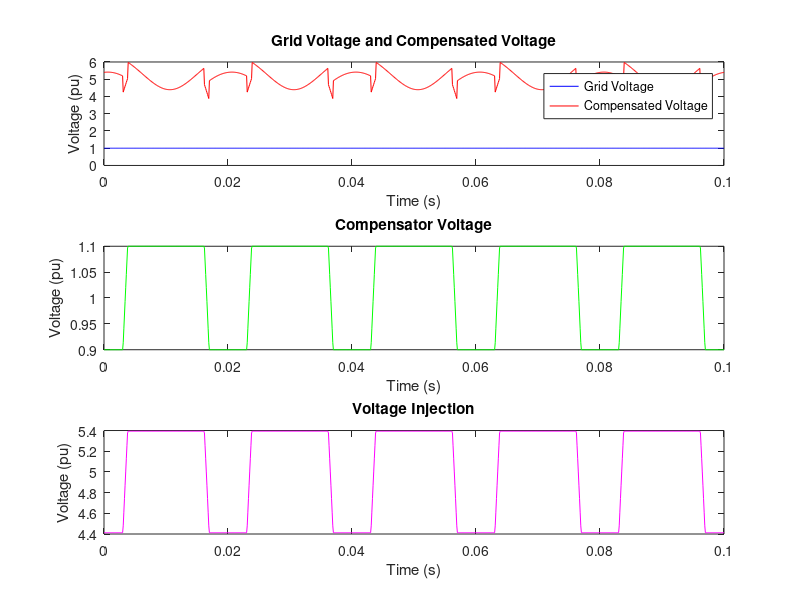

MATLAB code for this plot:
% SSSC Modeling and Application

% Parameters
Vt = 1;        % Terminal voltage (pu)
Zs = 0.02 + 0.1j;    % Series impedance (pu)
Vr = 0.95*Vt;  % Reference voltage (pu)
Xc = 0.1;      % Capacitive reactance (pu)
Xd = 0.6;      % Synchronous reactance (pu)
Xs = Xd - Xc;  % Series reactance (pu)
Vcmax = 1.1;   % Maximum compensator voltage (pu)
Vcmin = 0.9;   % Minimum compensator voltage (pu)

% Frequency
f = 50;        % System frequency (Hz)
w = 2*pi*f;    % Angular frequency (rad/s)

% Time
tStart = 0;    % Simulation start time (s)
tEnd = 0.1;    % Simulation end time (s)
tStep = 0.0001;    % Time step (s)
t = tStart:tStep:tEnd;  % Time vector

% Input Voltage
Vg = Vt*exp(1j*w*t);    % Grid voltage (pu)

% SSSC Compensation
Vc = Vr - Vg;    % Compensator voltage (pu)
Vc = max(min(Vc, Vcmax), Vcmin);    % Limit the compensator voltage (pu)

% SSSC Current
Is = Vc./Zs;    % Series current (pu)

% SSSC Voltage Injection
Vinject = 1j*Xs*Is;    % Voltage injection (pu)

% Output Voltage
Vout = Vg + Vinject;    % Compensated voltage (pu)

% Plotting Results
figure;
subplot(3, 1, 1);
plot(t, abs(Vg), 'b');
hold on;
plot(t, abs(Vout), 'r');
xlabel('Time (s)');
ylabel('Voltage (pu)');
title('Grid Voltage and Compensated Voltage');
legend('Grid Voltage', 'Compensated Voltage');

subplot(3, 1, 2);
plot(t, abs(Vc), 'g');
xlabel('Time (s)');
ylabel('Voltage (pu)');
title('Compensator Voltage');

subplot(3, 1, 3);
plot(t, abs(Vinject), 'm');
xlabel('Time (s)');
ylabel('Voltage (pu)');
title('Voltage Injection');
